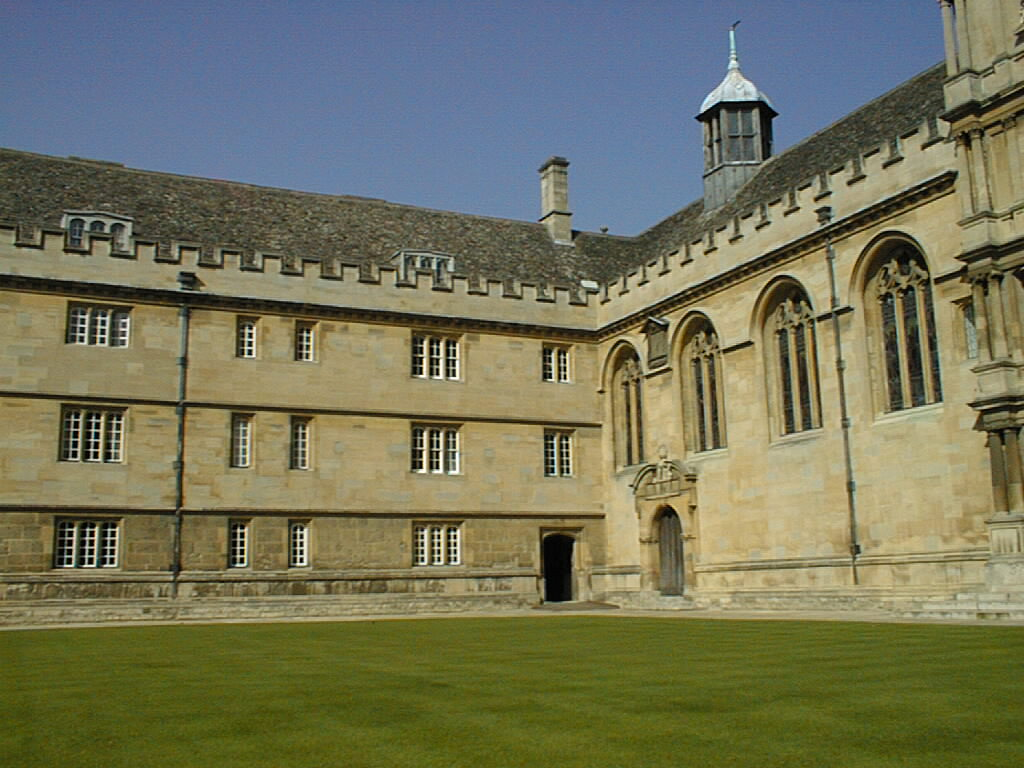
#> input picture auto_two-view_reconstruction/hw6_data/003.jpg, 1024 x 768 px
$ jupyter execute main.ipynb
#> lines starting #> are read from the running program, lines starting #| are printed output that depends on the picture; after the words box and inside, x2 and y2 are one past the last pixel; in counts of white or black regions, pixels touching at a corner belong together; long printed decimals are rounded
[cell 1]
import numpy as np
import cv2 as cv
import matplotlib.pyplot as plt

# 카메라 내부 파라미터 설정
fx, fy = 1086, 1086
cx, cy = 512, 384
K = np.array([[fx, 0, cx],
              [0, fy, cy],
              [0, 0, 1]])
# 왜곡 계수 설정
dist_coeffs = -0.0568965

# 이미지와 2D 포인트 파일 경로 설정
img1_path = '../auto_two-view_reconstruction/hw6_data/003.jpg'
img2_path = '../auto_two-view_reconstruction/hw6_data/005.jpg'

# 이미지 로드
img1 = cv.imread(img1_path)
#> img1 is the input picture: shape (768, 1024, 3); mean B, G, R 90.1, 116.6, 115.7
img2 = cv.imread(img2_path)
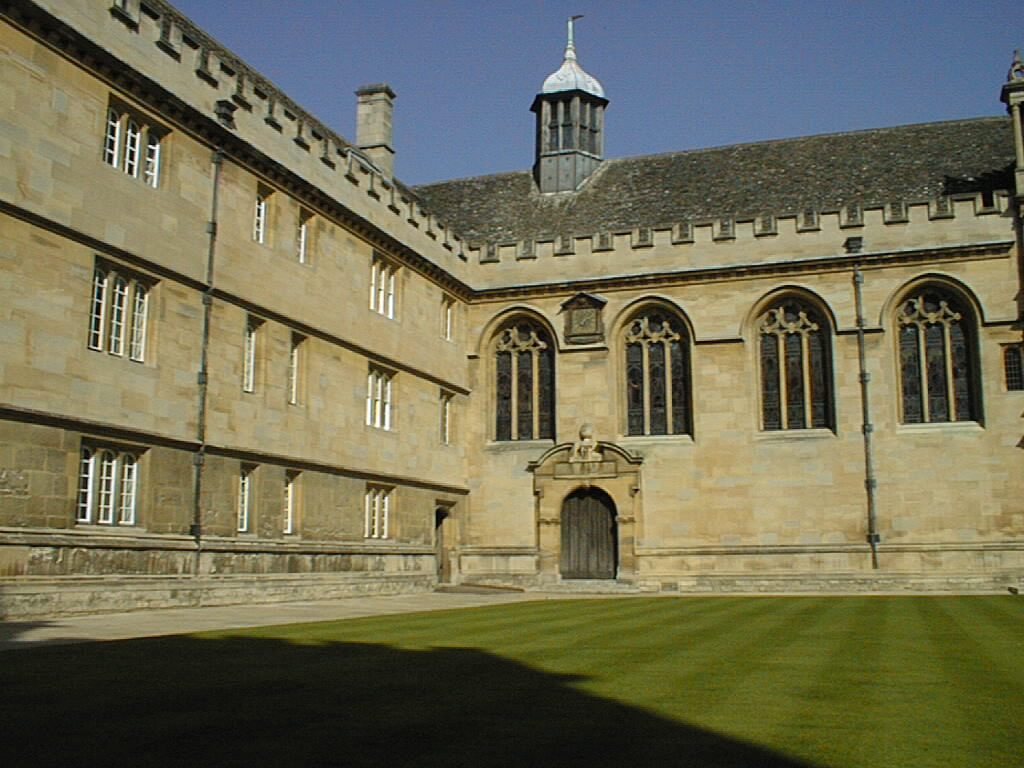
#> input picture auto_two-view_reconstruction/hw6_data/005.jpg, 1024 x 768 px
#> img2 is the input picture: shape (768, 1024, 3); mean B, G, R 84.4, 109.4, 111.6
assert img1 is not None and img2 is not None, "이미지를 로드할 수 없습니다."

# SIFT 특징 추출기 생성
sift = cv.SIFT_create()

# 키포인트와 디스크립터 추출
keypoints1, descriptors1 = sift.detectAndCompute(img1, None)
#> keypoints1 = 5956 keypoints; strongest (x, y, size): (301, 560, 2.9), (455, 537, 2.5), (301, 552, 2.9), (301, 544, 2.9)
keypoints2, descriptors2 = sift.detectAndCompute(img2, None)
#> keypoints2 = 5576 keypoints; strongest (x, y, size): (131, 158, 3.4), (133, 144, 3.6), (131, 166, 3.4), (132, 153, 3.7)

# 매칭을 위한 FLANN 기반 매처 설정
FLANN_INDEX_KDTREE = 1
index_params = dict(algorithm=FLANN_INDEX_KDTREE, trees=5)
search_params = dict(checks=50)
flann = cv.FlannBasedMatcher(index_params, search_params)

# 디스크립터 매칭
matches = flann.knnMatch(descriptors1, descriptors2, k=2)
#> matches = 5956 matches

# 좋은 매칭 포인트 선택 (비율 테스트)
good_matches = []
for m, n in matches:
    if m.distance < 0.7 * n.distance:
        good_matches.append(m)
#> after the loop, good_matches = 134 matches

# 매칭된 포인트를 RANSAC을 사용하여 필터링
pts1 = np.float32([keypoints1[m.queryIdx].pt for m in good_matches])
#> pts1 = 134 pairs, first value 9.61 to 1003.6, second value 21.91 to 617.6
pts2 = np.float32([keypoints2[m.trainIdx].pt for m in good_matches])
#> pts2 = 134 pairs, first value 40.95 to 1018, second value 16.09 to 604.2

E, mask = cv.findEssentialMat(pts1, pts2, K, method=cv.RANSAC, prob=0.999, threshold=1.0)
#> E = [[-0.00567, -0.169, 0.0278], [-0.366, 0.0114, -0.605], [0.0751, 0.682, -0.0258]]; mask = 134 values, max 1 at index 1, min 0 at index 0, mean 0.522
inliers1 = pts1[mask.ravel() == 1]
#> inliers1 = 70 pairs, first value 22.52 to 974.2, second value 21.91 to 617.6
inliers2 = pts2[mask.ravel() == 1]
#> inliers2 = 70 pairs, first value 42.52 to 1018, second value 16.09 to 604.2

# 이미지에 매칭된 포인트 시각화
def plot_points(img, points, color=(0, 255, 0)):
#> called with points = array of shape (70, 2), color = (255, 0, 0)
    img_with_points = img.copy()
    for x, y in points:
        cv.circle(img_with_points, (int(x), int(y)), 5, color, -1)
#> this loop made 70 passes
#> (x, y) on passes 1 to 12: (22.52, 569.4), (31.04, 590), (35.35, 585.7), (42.97, 595.7), (46.02, 582.4), (56.75, 518.4), (56.96, 584.3), (116.7, 617.6), (156, 593.9), (160.1, 595.4), (170.1, 569.9), (173.4, 597.3)
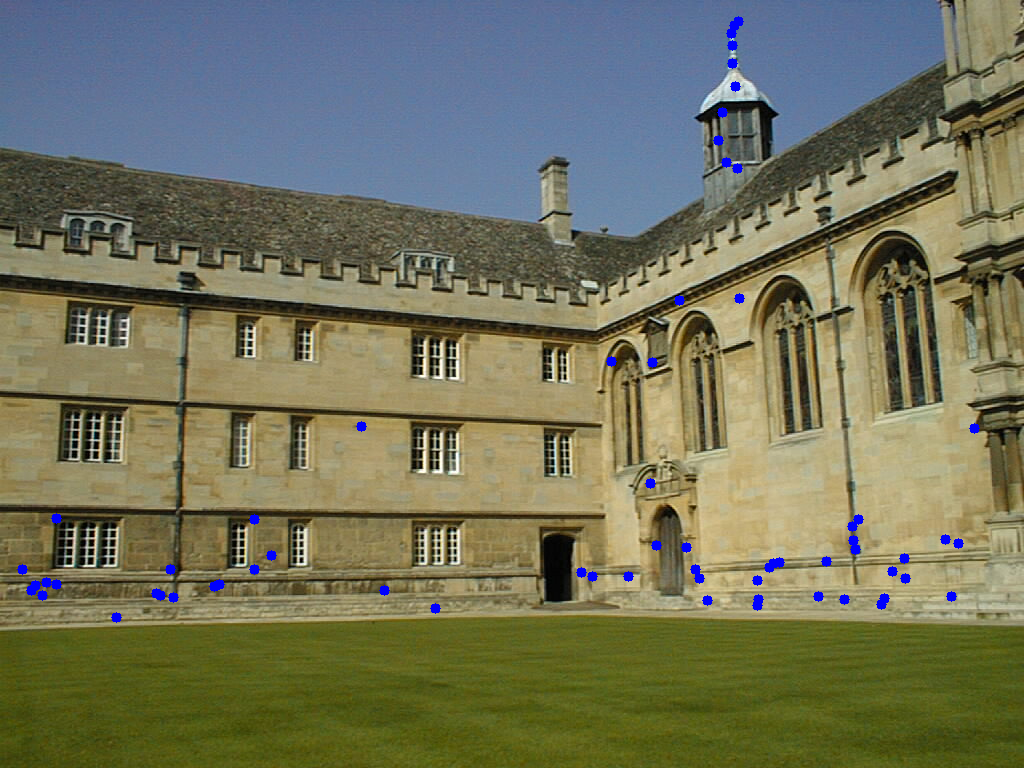
#> img_with_points: shape (768, 1024, 3); 0.64% of pixels changed, all inside (x1, y1, x2, y2) = (17, 16, 980, 623)
    return img_with_points

# 매칭된 포인트 시각화
img1_with_points = plot_points(img1, inliers1, color=(255, 0, 0))  # 빨간색 포인트
img2_with_points = plot_points(img2, inliers2, color=(0, 0, 255))  # 파란색 포인트
#> the loop in plot_points (call 2), `for x, y in points:` made 70 passes
#> (x, y) on passes 1 to 12: (42.52, 523.4), (55.56, 558.6), (60.89, 550.4), (69.51, 568), (72.76, 546.5), (84.06, 440.2), (84.28, 549.8), (145.7, 604.2), (180.2, 569.5), (184, 571.6), (191.4, 533.9), (196.2, 573)
#> after the loop in plot_points (call 2), `for x, y in points:`: img_with_points: shape (768, 1024, 3); 0.65% of pixels changed, all inside (x1, y1, x2, y2) = (37, 11, 1023, 610)

# 시각화 결과 출력
plt.figure(figsize=(10, 5))
plt.subplot(1, 2, 1)
plt.imshow(cv.cvtColor(img1_with_points, cv.COLOR_BGR2RGB))
plt.title("Matched Points in Image 1")
plt.axis('off')

plt.subplot(1, 2, 2)
plt.imshow(cv.cvtColor(img2_with_points, cv.COLOR_BGR2RGB))
plt.title("Matched Points in Image 2")
plt.axis('off')
plt.show()
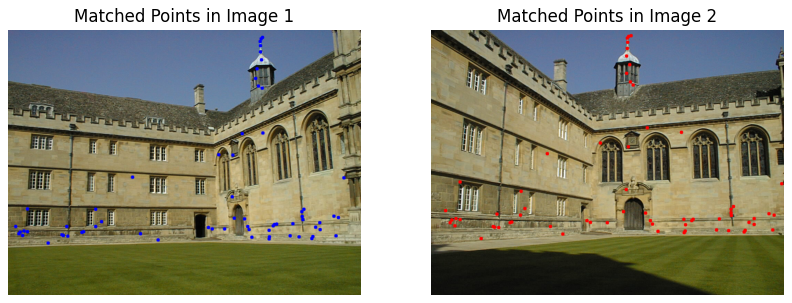
#> figure drawn by matplotlib, 2 panels

[cell 2]
# 이미지에 포인트와 인덱스를 시각화하는 함수
def plot_points_with_index(img, points, color=(0, 255, 0)):
#> called with points = array of shape (70, 2), color = (255, 0, 0)
    img_with_points = img.copy()
    for i, (x, y) in enumerate(points):
        cv.circle(img_with_points, (int(x), int(y)), 5, color, -1)
        cv.putText(img_with_points, str(i), (int(x), int(y) - 10), cv.FONT_HERSHEY_SIMPLEX, 0.5, color, 1, cv.LINE_AA)
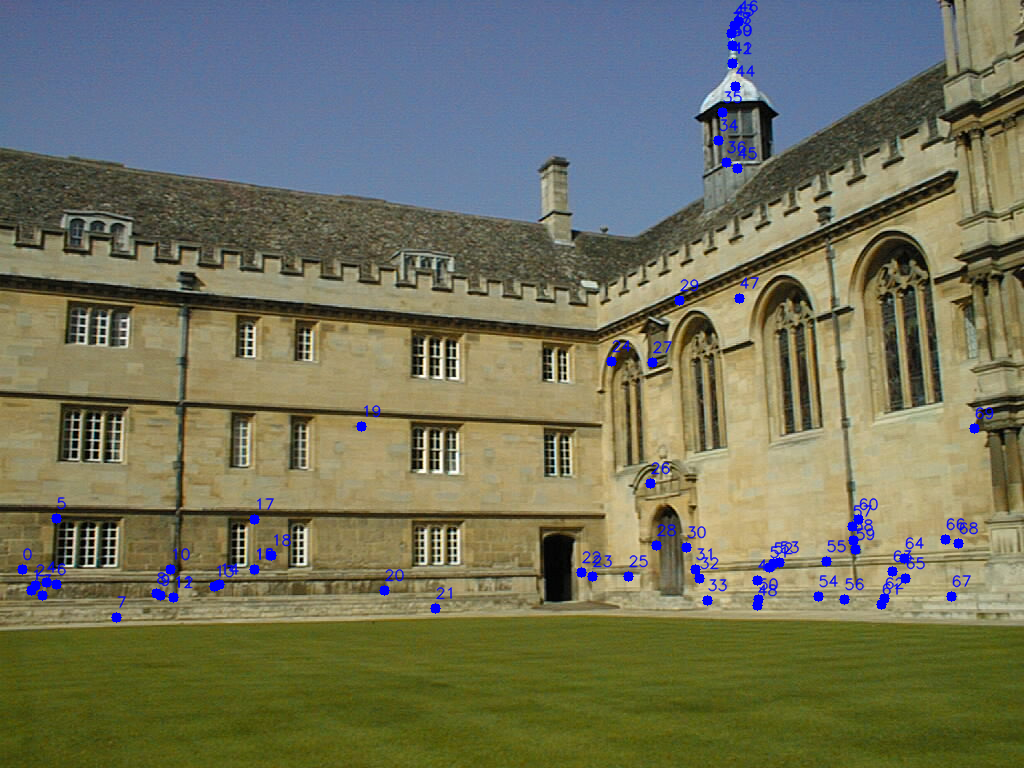
#> img_with_points: shape (768, 1024, 3); 1.67% of pixels changed, all inside (x1, y1, x2, y2) = (17, 0, 994, 623)
    return img_with_points

# 매칭된 포인트 시각화 (인덱스 추가)
img1_with_points = plot_points_with_index(img1, inliers1, color=(255, 0, 0))  # 빨간색 포인트
img2_with_points = plot_points_with_index(img2, inliers2, color=(0, 0, 255))  # 파란색 포인트
#> call 2 of plot_points_with_index, with points = array of shape (70, 2), color = (0, 0, 255)
#> the loop in plot_points_with_index (call 2), `for i, (x, y) in enumerate(points):` made 70 passes
#> after the loop in plot_points_with_index (call 2), `for i, (x, y) in enumerate(points):`:
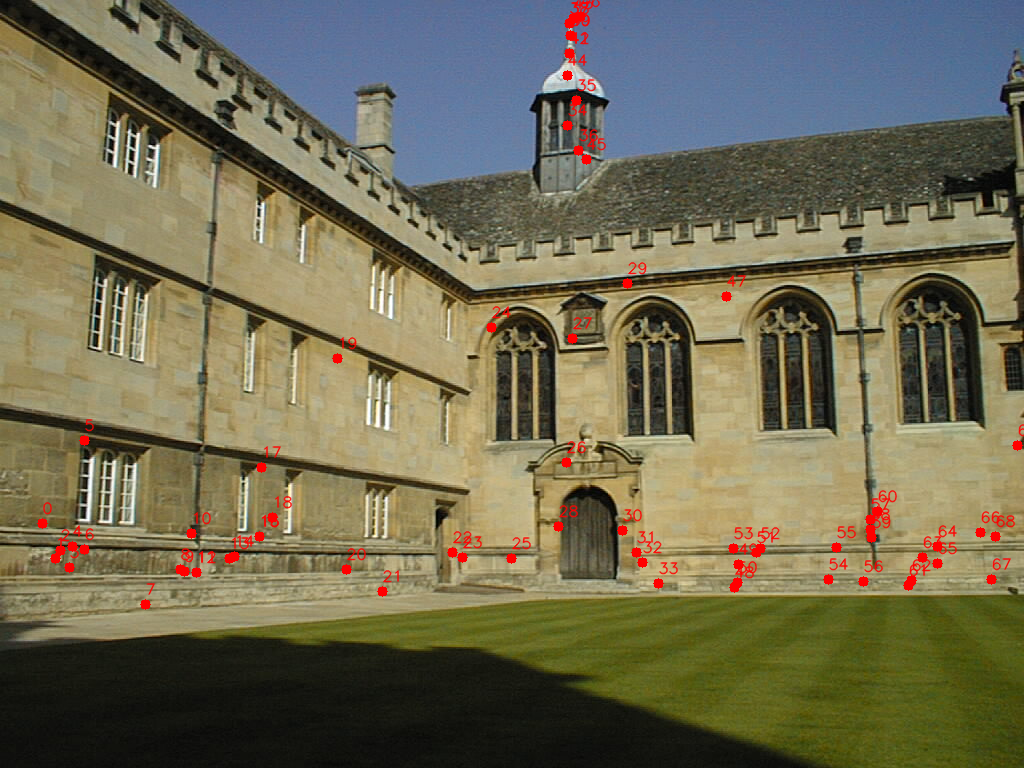
#> img_with_points: shape (768, 1024, 3); 1.65% of pixels changed, all inside (x1, y1, x2, y2) = (37, 0, 1024, 610)

# 시각화 결과 출력
plt.figure(figsize=(15, 7))
plt.subplot(1, 2, 1)
plt.imshow(cv.cvtColor(img1_with_points, cv.COLOR_BGR2RGB))
plt.title("Matched Points in Image 1 with Index")
plt.axis('off')

plt.subplot(1, 2, 2)
plt.imshow(cv.cvtColor(img2_with_points, cv.COLOR_BGR2RGB))
plt.title("Matched Points in Image 2 with Index")
plt.axis('off')
plt.show()
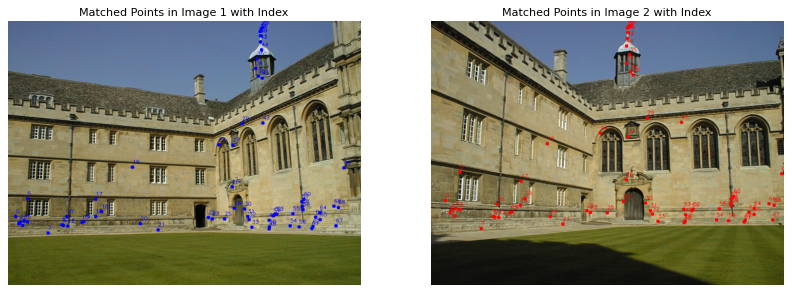
#> figure drawn by matplotlib, 2 panels

[cell 3]
inlier_count = np.sum(mask)
#> inlier_count = 70
total_matches = len(good_matches)
#> total_matches = 134
inlier_ratio = inlier_count / total_matches
#> inlier_ratio = 0.522
print(f"Inlier Ratio: {inlier_ratio:.2f}")
#| Inlier Ratio: 0.52

[cell 4]
# 필수 행렬(Essential Matrix) 계산
points1 = pts1.reshape(-1, 1, 2)
#> points1 = 134 rows, first 8: [9.61, 404.7], [22.52, 569.4], [31.04, 590], [35.35, 585.7], [42.97, 595.7], [46.02, 582.4], [56.75, 518.4], [56.96, 584.3]
points2 = pts1.reshape(-1, 1, 2)
#> points2 has the same summary as points1
points1_undist = cv.undistortPoints(points1, K, dist_coeffs)
#> points1_undist = 134 rows, first 8: [-0.468, 0.0193], [-0.457, 0.173], [-0.449, 0.192], [-0.445, 0.188], [-0.438, 0.198], [-0.435, 0.185], [-0.424, 0.125], [-0.424, 0.187]
points2_undist = cv.undistortPoints(points2, K, dist_coeffs)
#> points2_undist has the same summary as points1_undist
E, _ = cv.findEssentialMat(pts1, pts2, K, method=cv.RANSAC, prob=0.999, threshold=1.0)
print("Essential Matrix (E):\n", E)
#| Essential Matrix (E):
#|  [[-0.005673 -0.1694  0.02779]
#|  [-0.3657  0.01139 -0.6046]
#|  [ 0.07512  0.6817  -0.02576]]

# 회전(R) 및 변환(t) 추출
_, R, t, _ = cv.recoverPose(E, pts1, pts2, K)
#> R = [[0.696, -0.139, -0.705], [0.134, 0.989, -0.0625], [0.706, -0.051, 0.707]]; t = [0.97, 0.0343, 0.24]
print("Rotation Matrix (R):\n", R)
#| Rotation Matrix (R):
#|  [[ 0.6958 -0.1389 -0.7047 ]
#|  [ 0.1341  0.989 -0.0625]
#|  [ 0.7056 -0.05104  0.7067]]
print("Translation Vector (t):\n", t)
#| Translation Vector (t):
#|  [[0.97]
#|  [0.03435 ]
#|  [0.2405]]

[cell 5]
# 투영 행렬 설정
P1 = np.hstack((np.eye(3), np.zeros((3, 1))))  # 첫 번째 카메라 (기준)
P2 = np.hstack((R, t))  # 두 번째 카메라
#> P2 = [[0.696, -0.139, -0.705, 0.97], [0.134, 0.989, -0.0625, 0.0343], [0.706, -0.051, 0.707, 0.24]]

# 3D 포인트 재구성
points_4d_hom = cv.triangulatePoints(K @ P1, K @ P2, inliers1.T, inliers2.T)
points_3d = points_4d_hom[:3] / points_4d_hom[3]  # 동차 좌표에서 비동차 좌표로 변환

# 3D 시각화
fig = plt.figure(figsize=(10, 7))
ax = fig.add_subplot(111, projection='3d')

# X, Y, Z 좌표 추출
X, Y, Z = points_3d[0], points_3d[1], points_3d[2]
#> X = 70 values, max 0.414 at index 69, min -0.551 at index 0, mean 0.082; Y = 70 values, max 0.293 at index 21, min -0.56 at index 46, mean 0.0659; Z = 70 values, max 1.69 at index 37, min 0.972 at index 69, mean 1.33
ax.scatter(X, Y, Z, c='b', marker='o')

ax.set_title('3D Reconstruction from Two Views')
ax.set_xlabel('X')
ax.set_ylabel('Y')
ax.set_zlabel('Z')
plt.show()
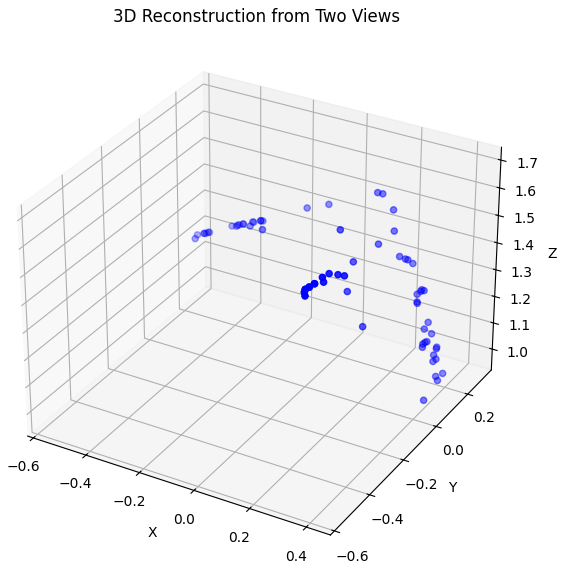
#> figure drawn by matplotlib, 1 panel
